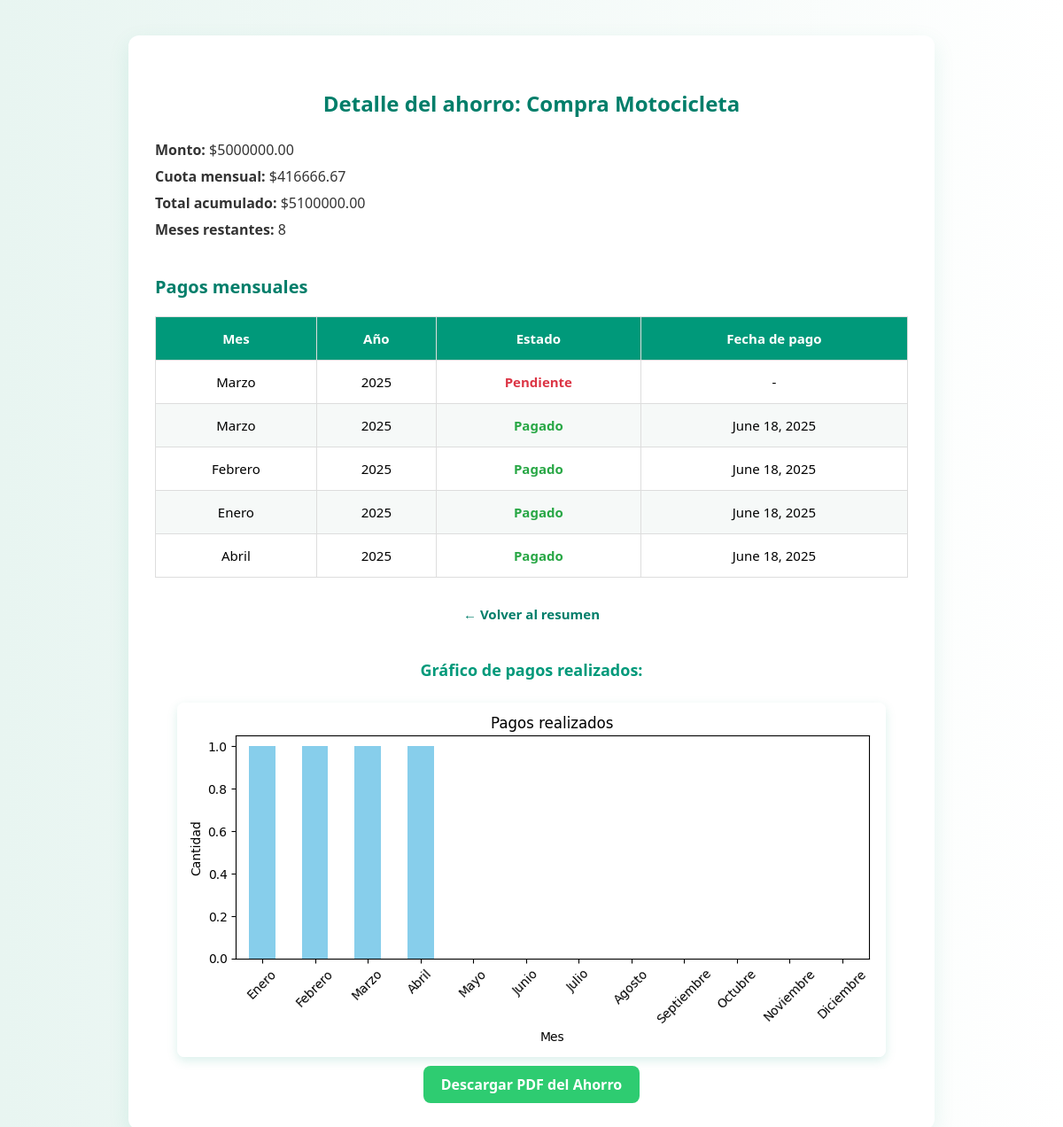
Page /api/ahorros/1/ (signed in) on the committed database.
### Ahorros/models.py (models this page shows, shortened)
class Ahorro(models.Model):
    nombre = models.ForeignKey(settings.AUTH_USER_MODEL, on_delete=models.CASCADE, related_name='ahorros')
    descripcion = models.TextField()
    monto = models.DecimalField(max_digits=10, decimal_places=2)  # Valor base
    cuota_mensual = models.DecimalField(max_digits=10, decimal_places=2, blank=True, null=True)
    dinero_total = models.DecimalField(max_digits=12, decimal_places=2, default=0.00)  # Valor acumulado con intereses
    meses_restantes = models.IntegerField(default=12)
    fecha_creacion = models.DateField(auto_now_add=True, null=True)

class PagoMensual(models.Model):
    ahorro = models.ForeignKey(Ahorro, on_delete=models.CASCADE, related_name='pagos')
    mes = models.CharField(max_length=20)
    año = models.IntegerField()
    pagado = models.BooleanField(default=False)
    fecha_pago = models.DateField(blank=True, null=True)
    aplicado_interes = models.BooleanField(default=False)  # Marca si ya se sumó el 0.5%

### Ahorros/views.py (the view)
# urls.py: path('<int:pk>/', detalle_ahorro, name='detalle_ahorro'),
@login_required
def detalle_ahorro(request, pk):
    try:
        if request.user.is_superuser:
            ahorro = Ahorro.objects.get(pk=pk)
        else:
            ahorro = Ahorro.objects.get(pk=pk, nombre=request.user)
    except Ahorro.DoesNotExist:
        raise Http404("El ahorro no existe o no tienes permiso.")
    pagos = ahorro.pagos.all().order_by('-año', '-mes')
    pagos_filtrados = pagos.filter(pagado=True)
    datos = [{'mes': p.mes, 'año': p.año} for p in pagos_filtrados]
    df = pd.DataFrame(datos)
    grafico_base64 = None
    if not df.empty:
        df['mes'] = pd.Categorical(df['mes'], categories=[
            'Enero', 'Febrero', 'Marzo', 'Abril', 'Mayo', 'Junio',
            'Julio', 'Agosto', 'Septiembre', 'Octubre', 'Noviembre', 'Diciembre'
        ], ordered=True)
        resumen = df.groupby('mes').size().reindex(df['mes'].cat.categories, fill_value=0)
        plt.figure(figsize=(8, 4))
        resumen.plot(kind='bar', color='skyblue')
        plt.title("Pagos realizados")
        plt.xlabel("Mes")
        plt.ylabel("Cantidad")
        plt.xticks(rotation=45)
        plt.tight_layout()
        buffer = io.BytesIO()
        plt.savefig(buffer, format='png')
        plt.close()
        buffer.seek(0)
        grafico_base64 = base64.b64encode(buffer.getvalue()).decode('utf-8')
    return render(request, 'ahorros/detalle.html', {
        'ahorro': ahorro,
        'pagos': pagos,
        'grafico_base64': grafico_base64
    })

### Ahorros/templates/ahorros/detalle.html (shortened to what this page needs)
<!DOCTYPE html>
<html lang="es">
<head>
</head>
<body>
<div class="contenedor">
    <h2>Detalle del ahorro: {{ ahorro.descripcion }}</h2>
    <p><strong>Monto:</strong> ${{ ahorro.monto }}</p>
    <p><strong>Cuota mensual:</strong> ${{ ahorro.cuota_mensual }}</p>
    <p><strong>Total acumulado:</strong> ${{ ahorro.dinero_total }}</p>
    <p><strong>Meses restantes:</strong> {{ ahorro.meses_restantes }}</p>
    <h3>Pagos mensuales</h3>
    <table>
        <thead>
            <tr>
                <th>Mes</th>
                <th>Año</th>
                <th>Estado</th>
                <th>Fecha de pago</th>
            </tr>
        </thead>
        <tbody>
            {% for pago in pagos %}
            <tr>
                <td>{{ pago.mes }}</td>
                <td>{{ pago.año }}</td>
                <td>
                    {% if pago.pagado %}
                        <span style="color: #28a745; font-weight: bold;">Pagado</span>
                    {% else %}
                        <span style="color: #dc3545; font-weight: bold;">Pendiente</span>
                    {% endif %}
                </td>
                <td>{{ pago.fecha_pago|default:"-" }}</td>
            </tr>
            {% endfor %}
        </tbody>
    </table>
    <div class="volver">
        <a href="{% url 'ahorros_dashboard' %}">← Volver al resumen</a>
    </div>
    {% if grafico_base64 %}
        <h4>Gráfico de pagos realizados:</h4>
        <img alt="Gráfico de pagos">
    {% endif %}
    <div style="text-align: center; margin-top: 20px;">
        <a href="{% url 'descargar_pdf_ahorro' ahorro.id %}"
            style="background-color: #2ecc71; color: white; padding: 10px 20px; text-decoration: none; border-radius: 8px; font-weight: bold;">
            Descargar PDF del Ahorro
        </a>
    </div>
</div>
</body>
</html>

### Ahorros/templates/ahorros/detalle.html (style rules this page uses)
body { font-family: 'Segoe UI', Tahoma, Geneva, Verdana, sans-serif; background: linear-gradient(to right, #e8f5f1, #ffffff); margin: 0; padding: 40px 20px; }
.contenedor { max-width: 850px; margin: auto; background-color: white; padding: 40px 30px; border-radius: 12px; box-shadow: 0 8px 24px rgba(0, 153, 122, 0.1); }
h2 { color: #007e6a; text-align: center; margin-bottom: 25px; }
p { font-size: 16px; margin: 8px 0; color: #333; }
h3 { margin-top: 40px; color: #007e6a; font-size: 20px; }
table { width: 100%; border-collapse: collapse; margin-top: 20px; font-size: 15px; }
th, td { padding: 14px 12px; border: 1px solid #ddd; text-align: center; }
th { background-color: #00997a; color: white; }
tr:nth-child(even) { background-color: #f6f9f8; }
.volver { margin-top: 30px; text-align: center; }
.volver a { color: #007e6a; font-weight: bold; text-decoration: none; font-size: 15px; }
img { display: block; max-width: 100%; margin: 25px auto 0; border-radius: 8px; box-shadow: 0 4px 12px rgba(0, 153, 122, 0.15); }
h4 { text-align: center; color: #00997a; margin-top: 40px; font-size: 18px; }

### rows in the picture
Ahorro: descripcion "Compra Motocicleta", monto "5000000.00", cuota_mensual "416666.67", dinero_total "5100000.00", meses_restantes "8"
PagoMensual: mes "Marzo", año "2025", pagado "Pendiente", fecha_pago "-"
PagoMensual: mes "Marzo", año "2025", pagado "Pagado", fecha_pago "June 18, 2025"
PagoMensual: mes "Febrero", año "2025", pagado "Pagado", fecha_pago "June 18, 2025"
PagoMensual: mes "Enero", año "2025", pagado "Pagado", fecha_pago "June 18, 2025"
PagoMensual: mes "Abril", año "2025", pagado "Pagado", fecha_pago "June 18, 2025"
